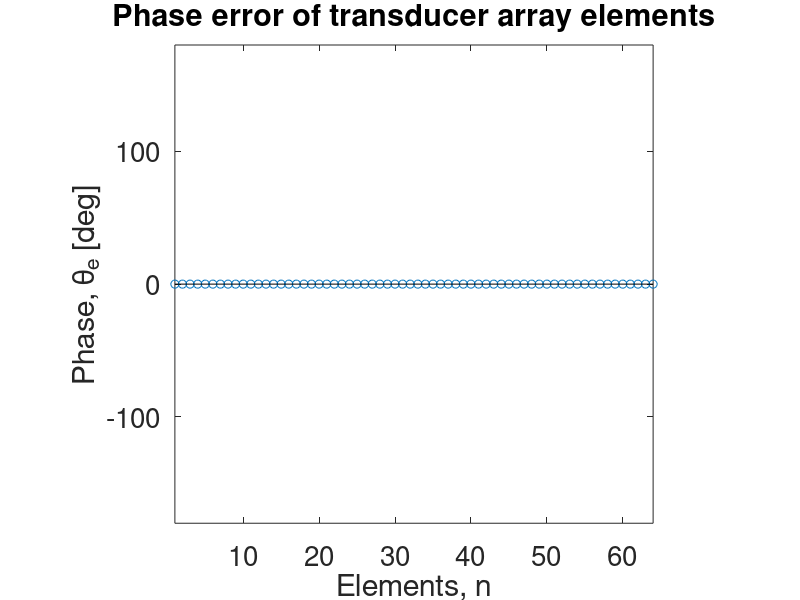
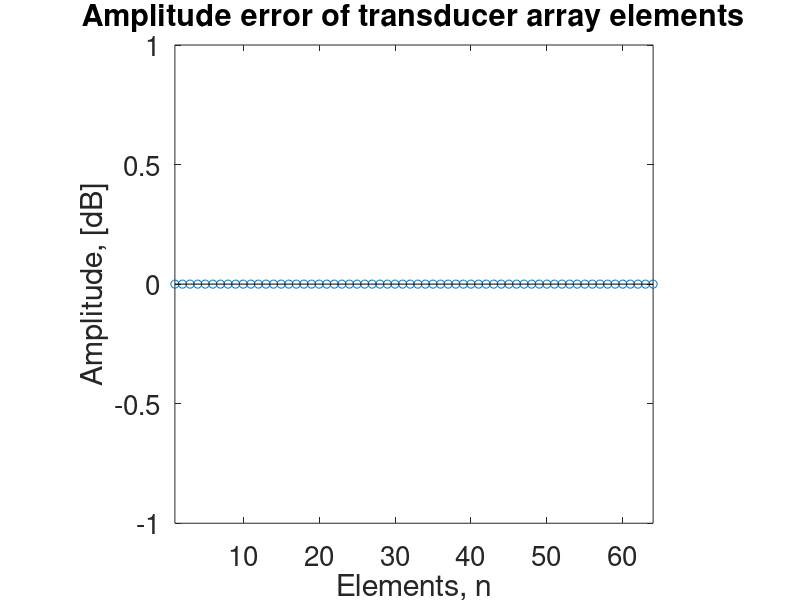
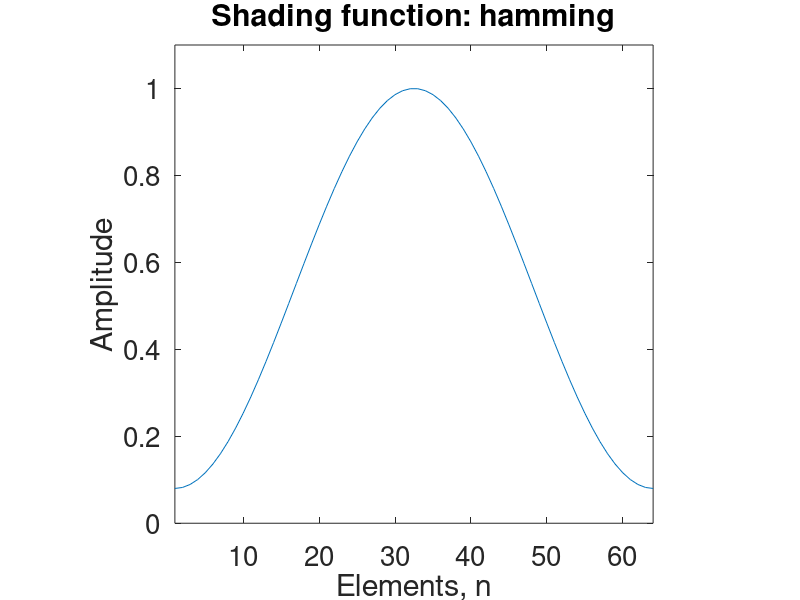
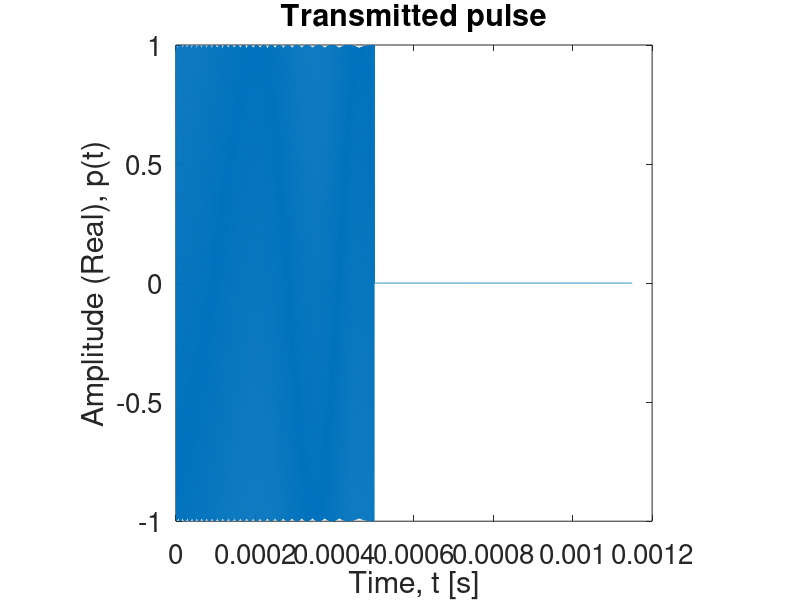

Reproduce these figures in MATLAB, in order.
%% PHASED-TRANSDUCER ARRAY MULTI-BEAM PATTERN SIMULATION
% This code simulates the multi-beam steering using a phased array.
% In the simulation, each angle beam angle is allocated a band of frequency
% within the operating bandwidth of the transducers. The transmit signal is
% a single pulse designed as the sum of multiple chirp signal with
% different carriers corresponding to the different elevation angles. The 
% effect of the number of transducers and other parameters on the
% beam-steering characteristics can also be investigated.

%% GENERAL OPTIONS
close all
clear all
clc

% Figure print options
szAxScale = 20;
szAxLabel = 20;
szAxLabel2 = 14;
figRes = '-r300';

% File output options
outpath = './';
filename = 'Radiation pattern';

% Beam pattern interpolation
beamInterp = 0;
interpFactor = 100;

% Near-field compensation option
nFieldComp = 1;

%% PULSE CONFIGURATION
c = 1500; % Speed of sound in water
fc = 400e3; % 420e3; % Centre frequency in Hz
B = 5e3; % Total available bandwidth
B0 = B/2; % Total baseband bandwidth
Tp = 500e-6; % Chirp pulse width

lambda_c = c/fc; % Wavelength at the centre frequency
lambda_max = c/(fc - B0); % Maximum wavelength
lambda_min = c/(fc + B0); % Minimum wavelength

%% SAMPLING CONFIGURATION

fs = 20*(fc+B0); % Temporal sampling rate
% fs = 5*B;
dt = 1/fs; % Temporal sampling interval

%% ARRAY AND SIMULTANEOUS BEAMS CONFIGURATION

N = 64; %100; % Number of transmit elements in the array
d = 12.5e-3;  %12.5e-3;  %20e-3;%10.6e-3;% 2*lambda_c; %Inter-element spacing
a = d; %3.8e-3;% Element width
D = d*(N-1)+a; % Aperture size

pha_error_type = 'none';
amp_error_type = 'none';
shading_function = 'hamming';

thetaScan_min = 2*asind(lambda_min/(2*(d))); % Maximum scanning angle at highest frequency
thetaScan_c = 2*asind(lambda_c/(2*(d))); % Maximum scanning angle at centre frequency
thetaScan_max = 2*asind(lambda_max/(2*(d))); % Maximum scanning angle at lowest frequency

nBeams = 1; % Number of simultaneous beams spanning the unambiguous scanning angle *Must be an odd number
beamThetas = 0;%linspace(-thetaScan_min/8, thetaScan_min/8, nBeams); % The beam angles
% beamThetas = [0];
delta_tau = (d/c)*sind(beamThetas); % Inter-element time delay for each steering angle
tau = (0:N-1).'*delta_tau; % Time-delay [N-by-nBeams] matrix

%% SUB-BANDS CONFIGURATION

nSubBands = nBeams;
subB = (B/nSubBands)*0.8;
subB0 = subB/2;

subfc = fc + (B/nSubBands)*(-(nSubBands-1)/2:(nSubBands-1)/2);

%% RESOLUTION
dX = c/(2*B);
subdX = c/(2*subB);

%% Array phase errors

phaErrorInt = [-pi/12 pi/12];

if strcmp(pha_error_type, 'none')
       phaErrorInt = [0 0];
end;
nFaultyElms = ceil(0.15*N); % Number of elements with phase errors

b1 = phaErrorInt(1);
b2 = phaErrorInt(2);

switch pha_error_type
    case 'none'
        pha_error = zeros(1,N); % No phase error on array
    case 'random'
        rng('shuffle');
        pha_error = b1 + (b2-b1)*rand(1,N); % Random phase errors within the specified interval
    case 'selected-random'
        rng('shuffle');
        faulty_elm = randi([1,N], nFaultyElms, 1);
        pherror = b1 + (b2-b1)*rand(1,nFaultyElms); % Random phase errors within the specified interval
        pha_error = zeros(1,N);
        pha_error(faulty_elm) = pherror;
    case 'equal'
        rng('shuffle');
        pha_error = (b1 + (b2-b1)*rand(1,1))*ones(1,N); % Random phase errors within the specified interval        
    otherwise
        pha_error = zeros(1,N); % No phase error on array
end;

figure('name','Phase error')
stem(1:N, (180/pi)*(pha_error));
title('Phase error of transducer array elements', 'fontsize', szAxLabel2)
xlabel('Elements, n', 'fontsize', szAxLabel)
ylabel('Phase, \theta_e [deg]', 'fontsize', szAxLabel)
ylim([-180 180]); xlim([1 N]);
h_fig=get(gcf,'CurrentAxes');
set(h_fig, 'fontsize', szAxScale);
axis 'square'

%% Array amplitude errors

ampErrorInt = [0.5 1];
b1 = ampErrorInt(1);
b2 = ampErrorInt(2);
nFaultyElms = ceil(0.80*N); % Number of elements with amplitude errors

if strcmp(amp_error_type, 'none')
       ampErrorInt = [1, 1];
end;
switch amp_error_type 
    case 'none'
        amp_error = ones(1,N); % No amplitude error on each transmit element
    case 'random'
        rng('shuffle');        
        amp_error = b1+(b2-b1)*rand(1,N); % Random amplitude error on transmit elements
    case 'selected-random'
        rng('shuffle');
        faulty_elm = randi([1,N], nFaultyElms, 1);
        aperror = b1 + (b2-b1)*rand(1,nFaultyElms); % Random amplitude errors within the specified interval
        amp_error = ones(1,N);
        amp_error(faulty_elm) = aperror;
    otherwise
        amp_error = ones(1,N); % No amplitude error on each transmit element
end;

% figure('name','Amplitude error')
% stem(1:N, amp_error);
% title('Amplitude error of transducer array elements', 'fontsize', szAxLabel2)
% xlabel('Elements, n', 'fontsize', szAxLabel)
% ylabel('Amplitude', 'fontsize', szAxLabel)
% ylim([0 2]); xlim([1 N]);
% h_fig=get(gcf,'CurrentAxes');
% set(h_fig, 'fontsize', szAxScale);
% axis 'square'

figure('name','Amplitude error in dB')
stem(1:N, 20*log10(amp_error));
title('Amplitude error of transducer array elements', 'fontsize', szAxLabel2)
xlabel('Elements, n', 'fontsize', szAxLabel)
ylabel('Amplitude, [dB]', 'fontsize', szAxLabel)
xlim([1 N]);
h_fig=get(gcf,'CurrentAxes');
set(h_fig, 'fontsize', szAxScale);
axis 'square'

%% Array shading function

switch shading_function
    case 'rect'
        w = ones(1,N);
        phi_d = asind(0.88*lambda_c/D); % 3-dB divergence angle of beam
    case 'hamming';
        w = hamming(N);
    case 'hann'
        w = hann(N);
    case 'blackman-harris'
        w = window(@blackmanharris,N);
    case 'triangle'
        w = window(@triang, N);
    case 'chebyshev'
        w = window(@chebwin, N, 100);
    otherwise
        w = ones(1,N);
        phi_d = asind(0.88*lambda_c/D); % 3-dB divergence angle of beam
end;

figure('name','Shading function')
plot(1:N, w);
title(['Shading function: ', shading_function], 'fontsize', szAxLabel)
xlabel('Elements, n', 'fontsize', szAxLabel)
ylabel('Amplitude', 'fontsize', szAxLabel)
ylim([0 1.1]); xlim([1 N]);
h_fig=get(gcf,'CurrentAxes');
set(h_fig, 'fontsize', szAxScale);
axis 'square';

%% SIMULATION PARAMETERS AND VECTORS

rFarField = D.^2/(lambda_c); % Far field distance
rFarField_min = D.^2/(lambda_max);
rFarField_max = D.^2/(lambda_min);

rSensing = 4; % Simulation range
rFocus = rSensing; % Focusing range for near field distance

dtheta = 0.05; % Angular acquisition interval in degrees
theta_start = -10;
theta_end = 10;
theta_scan = theta_end - theta_start;
m = ceil(theta_scan/dtheta); % Number of angular bins
vecTheta = theta_start + dtheta*(0:m-1); % Angular vector

Ts = rSensing/c - Tp; % Sampling start time
Te = rSensing/c + Tp*1.3; % Sampling end time
n = 2*ceil((Te - Ts)/(2*dt)); % Number of time samples
t = Ts + dt*(0:n-1); % Time vector

df = 1/(n*dt); % Frequency interval
f = df*(0:n-1); % Frequency vector

%% SIMULATION

beta = subfc - subB0;
K = subB0/Tp; % Chirp rate

%% The transmitted signal
% The transmitted signal from the reference transducer

td = t - Ts;
pt = zeros(1,n);

for i = 1:nBeams
    pha = 2*pi*(beta(i)*td + K*td.^2);
    pt = pt + exp(1j*pha).*(td>=0 & td <= Tp);
end;

figure('name','The transmitted pulse in the time domain')
plot(td,real(pt))
title('Transmitted pulse', 'fontsize', szAxLabel)
xlabel('Time, t [s]', 'fontsize', szAxLabel)
ylabel('Amplitude (Real), p(t)', 'fontsize', szAxLabel)
h_fig=get(gcf,'CurrentAxes');
set(h_fig, 'fontsize', szAxScale);
axis 'square'

figure('name','The magnitude spectrum of transmitted pulse')
plot(f, abs((fft(pt))))
title('Magnitude spectrum of transmitted pulse', 'fontsize', szAxLabel)
xlabel('Frequency, f [Hz]', 'fontsize', szAxLabel)
ylabel('Magnitude, |P(f)|', 'fontsize', szAxLabel)
h_fig=get(gcf,'CurrentAxes');
set(h_fig, 'fontsize', szAxScale);
axis 'square'; axis tight

% f = df*(-n/2:n/2-1);
% ptbb = zeros(1,n);
% for i = 1:nBeams
%     temp = pt.*exp(-1j*2*pi*subfc(i)*t); % Basebanding the transmitted signal
%     ftemp = fftshift(fft(temp));
%     ftemp = ftemp.*(abs(f) <= subB0);
%     temp = ifft(fftshift(ftemp));
%     ptbb = ptbb + temp;
% end;
% 
% figure('name','The baseband transmitted pulse in the time domain')
% plot(td,real(ptbb))
% title('Basebanded transmitted pulse', 'fontsize', szAxLabel)
% xlabel('Time, t [s]', 'fontsize', szAxLabel)
% ylabel('Amplitude (Real), p(t)', 'fontsize', szAxLabel)
% h_fig=get(gcf,'CurrentAxes');
% set(h_fig, 'fontsize', szAxScale);
% axis 'square'
% 
% figure('name','The magnitude spectrum of transmitted pulse')
% plot(f, abs(fftshift((fft(ptbb)))))
% title('Magnitude spectrum of basebanded transmitted pulse', 'fontsize', szAxLabel)
% xlabel('Frequency, f [Hz]', 'fontsize', szAxLabel)
% ylabel('Magnitude, |P(f)|', 'fontsize', szAxLabel)
% h_fig=get(gcf,'CurrentAxes');
% set(h_fig, 'fontsize', szAxScale);
% axis 'square'; axis tight

%% The received signal

st = zeros(m,n);
fprintf('Simulating the received signal at a distance of %0.2f m from array...\n', rSensing);
for i = 1:m
    i
    for l = 1:nBeams
        sti = zeros(1,n);
        
        for k = -N/2:N/2-1
            R = (rSensing.^2+(k*d).^2 - 2*rSensing*(k*d)*cosd(90 - vecTheta(i))).^0.5;

            % The total time delay consists of the wave propagation delay and 
            % the beam-steering delay for the given element
            td = t - tau(k+N/2+1,l) - R/c;

            % Extra time delay for near-field compensation
            if nFieldComp == 1
                td = td + (((k*d).^2/(2*rFocus))/c);
            end;

            pha = 2*pi*(beta(l)*td + K*td.^2);

            sti = sti + (amp_error(k+N/2+1) * exp(1j*pha_error(k+N/2+1)) * w(k+N/2+1) * exp(1j*pha) .*(td >= 0 & td <= Tp) );            
        end;
        
        st(i,:) = st(i,:) + sti;
    end;
end;
fprintf('Simulation complete...\n');

beamBin = 1;%(nBeams-1)/2+1;
theta_s = beamThetas(beamBin);
theta_slice = theta_s;
theta_bin = ceil((theta_slice - theta_start)/dtheta)+1;

figure
plot( t, real(st(theta_bin,:)) );
title(['Received signal at \theta = ',num2str(theta_slice),'^o'], 'fontsize', szAxLabel)
xlabel('Time, t [s]', 'fontsize', szAxLabel)
ylabel('Amplitude', 'fontsize', szAxLabel)
h_fig=get(gcf,'CurrentAxes');
set(h_fig, 'fontsize', szAxScale);
axis 'square'; axis tight

figure('name','The magnitude spectrum of received signal')
plot(df*(0:n-1), abs((fft(st(theta_bin,:)))))
title(['Magnitude spectrum of received signal at \theta = ', num2str(theta_slice), '^o'], 'fontsize', szAxLabel)
xlabel('Frequency, f [Hz]', 'fontsize', szAxLabel)
ylabel('Magnitude, |S(f)|', 'fontsize', szAxLabel)
h_fig=get(gcf,'CurrentAxes');
set(h_fig, 'fontsize', szAxScale);
axis 'square'; axis tight

G = real(st);
figure('name','Acquired ultrasound data')
colormap(hot)
imagesc(t,vecTheta,G);
title('Acquired signal at various angles', 'fontsize', szAxLabel2)
axis 'square'; axis 'xy'; colorbar;
xlabel('Time, t [s]', 'fontsize', szAxLabel)
ylabel('Angle, \theta [deg]', 'fontsize', szAxLabel)
h_fig=get(gcf,'CurrentAxes');
set(h_fig, 'fontsize', szAxScale);

%% RECEIVED SIGNAL BASEBANDING

% f = df*(-n/2:n/2-1);
% 
% for i = 1:m
%     temp1 = zeros(1,n);
%     for l = 1:nBeams
%         temp1 = temp1 + st(i,:).*exp(-1j*2*pi*subfc(l)*t);
% %         ftemp1 = fftshift(fft(temp1)).*(abs(f) <= subB0);
% %         temp1 = ifft(fftshift(ftemp1));
%     end;    
%     st(i,:) = temp1;
% end;
% 
% figure
% plot( t, real(st(theta_bin,:)) );
% title(['Received signal at \theta = ',num2str(theta_slice),'^o after basebanding'], 'fontsize', szAxLabel)
% xlabel('Time, t [s]', 'fontsize', szAxLabel)
% ylabel('Amplitude', 'fontsize', szAxLabel)
% h_fig=get(gcf,'CurrentAxes');
% set(h_fig, 'fontsize', szAxScale);
% axis 'square'; axis tight
% 
% figure('name','The magnitude spectrum of received signal after basebanding')
% plot(df*(-n/2:n/2-1), abs(fftshift((fft(st(theta_bin,:))))))
% title(['Magnitude spectrum of received signal at \theta = ', num2str(theta_slice), '^o after basebanding'], 'fontsize', szAxLabel)
% xlabel('Frequency, f [Hz]', 'fontsize', szAxLabel)
% ylabel('Magnitude, |S(f)|', 'fontsize', szAxLabel)
% h_fig=get(gcf,'CurrentAxes');
% set(h_fig, 'fontsize', szAxScale);
% axis 'square'; axis tight;
% 
% G = real(st);
% figure('name','Acquired ultrasound data after basebanding')
% colormap(hot)
% imagesc(t,vecTheta,G);
% title('Acquired signal at various angles after basebanding', 'fontsize', szAxLabel2)
% axis 'square'; axis 'xy'; colorbar;
% xlabel('Time, t [s]', 'fontsize', szAxLabel)
% ylabel('Angle, \theta [deg]', 'fontsize', szAxLabel)
% h_fig=get(gcf,'CurrentAxes');
% set(h_fig, 'fontsize', szAxScale);
% 

%% RECEIVED SIGNAL PROCESSING
% A beam dependent matched filter is applied to the received signal

f = df*(0:n-1);
td = t - Ts - (rSensing/c - Ts);

dataStack = zeros(m,n,nBeams);
for l = 1:nBeams    
    pha = 2*pi*(beta(l)*td + K*td.^2);
    pt = exp(1j*pha).*(td>=0 & td <= Tp);
    
    s0b = pt;
    fs0b = fft(s0b);
    
%     if l == beamBin
%         figure('name','The transmitted pulse in the time domain')
%         plot(td,real(pt))
%         title('Transmitted pulse', 'fontsize', szAxLabel)
%         xlabel('Time, t [s]', 'fontsize', szAxLabel)
%         ylabel('Amplitude (Real), p(t)', 'fontsize', szAxLabel)
%         h_fig=get(gcf,'CurrentAxes');
%         set(h_fig, 'fontsize', szAxScale);
%         axis 'square'
%         
%         figure('name','The magnitude spectrum of transmitted pulse')
%         plot(f, abs(fs0b))
%         title('Magnitude spectrum of transmitted pulse', 'fontsize', szAxLabel)
%         xlabel('Frequency, f [Hz]', 'fontsize', szAxLabel)
%         ylabel('Magnitude, |P(f)|', 'fontsize', szAxLabel)
%         h_fig=get(gcf,'CurrentAxes');
%         set(h_fig, 'fontsize', szAxScale);
%         axis 'square'; axis tight
%     end;
    
    fsb = (fft(st.')).';
    fsmb = fsb.*(ones(m,1)*conj(fs0b)); % Matched filtering and windowing
%     fsmb = fsmb.*(ones(m,1)*(abs(f) <= subB0));
%     smb = fftshift((ifft(fsmb.')).',2);

    smb = (ifft(fsmb.')).';
    smb = smb.*(ones(m,1)*exp(-1j*2*pi*subfc(l)*t)); % Basebanding
    smb = fftshift(smb, 2);
    
    dataStack(:,:,l) = smb;
end;

tm=(rSensing/c)+dt*(-n/2:n/2-1); % Fast-time array after matched filtering

G=abs(squeeze(dataStack(:,:,beamBin)));
xg=max(max(G)); ng=min(min(G)); cg=255/(xg-ng);

figure('name', 'SAS signal after range compression')
colormap(hot(256))
imagesc(c*tm, vecTheta, G);
title(['Pressure intensity variation with angle at the sensing range at \theta = ', num2str(theta_slice), '^o'], 'fontsize', szAxLabel2)
xlabel('Range, ct [m]', 'fontsize', szAxLabel)
ylabel('Angle, \theta [deg]','fontsize', szAxLabel)
h_fig=get(gcf,'CurrentAxes');
set(h_fig, 'fontsize', szAxScale);
axis('square'); axis('xy'); colorbar

% figure('name','Received signal at boresight after matched filtering');
% plot(c*tm, G(theta_bin,:))
% title(['Magnitude of match filtered signal at \theta = ', num2str(theta_slice), '^o'], 'fontsize', szAxLabel)
% xlabel('Range, ct [m]', 'fontsize', szAxLabel)
% ylabel('Amplitude, s_m(t)', 'fontsize', szAxLabel)
% h_fig=get(gcf,'CurrentAxes');
% set(h_fig, 'fontsize', szAxScale);
% axis 'square'; axis tight

%% BEAM PATTERN EXTRACTION
% The values of the processed signal over the scan angle at the sensing
% range are extracted.

act_Beam = zeros(m,nBeams);
act_Beam_normalised = zeros(m,nBeams);
aB = zeros(1, m);
smb = zeros(m,n);
for l = 1:nBeams
    act_Beam(:,l) = abs(dataStack(:,n/2+1,l)).';
    act_Beam_normalised(:,l) = act_Beam(:,l)./max(act_Beam(:,l));
    aB = aB+ act_Beam(:,l).';
    
    smb = smb + squeeze(dataStack(:,:,l));
end;

G=abs(smb);
xg=max(max(G)); ng=min(min(G)); cg=255/(xg-ng);

figure('name', 'Combined pressure pattern')
colormap(hot(256))
imagesc(c*tm, vecTheta, G);
title('Combined pressure intensity variation with angle at the sensing range', 'fontsize', szAxLabel2)
xlabel('Range, ct [m]', 'fontsize', szAxLabel)
ylabel('Angle, \theta [deg]','fontsize', szAxLabel)
h_fig=get(gcf,'CurrentAxes');
set(h_fig, 'fontsize', szAxScale);
axis('square'); axis('xy'); colorbar

aB_normalised = aB./(max(aB));
aB_dB = 20*log10(aB_normalised);

figure('name','Measured radiation pattern without interpolation')
plot(vecTheta, aB_dB)
title(['Radiation pattern at R = ',num2str(rSensing),'m (Far-field distance = ',num2str(rFarField,4),'m) with amp-error = ', num2str(20*log10(ampErrorInt(1)),2), 'dB;', char(10),'phase-error = +-', num2str(180/pi*phaErrorInt(2)), '^o; window = ', shading_function ], 'fontsize', szAxLabel2)
xlabel('Angle, \theta [deg]', 'fontsize', szAxLabel)
ylabel('Normalized level, [dB]', 'fontsize', szAxLabel)
axis 'square'; axis 'tight'
h_fig=get(gcf,'CurrentAxes');
set(h_fig, 'fontsize', szAxScale);


act_Beam_dB = 20*log10(act_Beam_normalised);
threedB_level = -3;

if beamInterp == 1
    interpBeam = real(interp(act_Beam,interpFactor));
    interpBeamNorm = interpBeam./max(interpBeam);
    interpBeamdB = 20*log10(interpBeamNorm);
    newVecTheta = theta_start + (dtheta)/interpFactor*(0:length(interpBeam)-1); % Angular vector

    figure('name','Measured radiation pattern - dB scale')
    plot(newVecTheta, interpBeamdB)
    title(['Radiation pattern at R = ',num2str(rSensing),'m (Far-field distance = ',num2str(rFarField,4),'m)',char(10),' with amp-error = ', num2str(20*log10(ampErrorInt(1)),2), 'dB; phase-error = +-', num2str(180/pi*phaErrorInt(2)), '^o; window = ', shading_function ], 'fontsize', szAxLabel2)
    xlabel('Angle, \theta [deg]', 'fontsize', szAxLabel)
    ylabel('Normalized level, [dB]', 'fontsize', szAxLabel)
    axis 'square'; axis 'tight';
    h_fig=get(gcf,'CurrentAxes');
    set(h_fig, 'fontsize', szAxScale);
    print('-dpdf', figRes, [outpath filename])
    print('-dpng', figRes, [outpath filename])

    figure('name','Measured radiation pattern - Polar plot')
    polar(newVecTheta*pi/180, interpBeamNorm)
    title(['Radiation pattern at ', num2str(rSensing,3), ' m'], 'fontsize', szAxLabel)
    axis 'square'; %axis tight
    h_fig=get(gcf,'CurrentAxes');
    set(h_fig, 'fontsize', szAxScale);
    
%     threedB_points = [ newVecTheta(find(real(interpBeamdB) >= threedB_level, 1, 'first')),...
%         newVecTheta(find(real(interpBeamdB) >= threedB_level, 1, 'last')) ];
%     beamwidth = threedB_points(2) - threedB_points(1);
% 
%     fprintf('Theoretical beamwidth = %.2f deg\n', phi_d);
%     fprintf('Measured beamwidth = %.2f deg\n', beamwidth);
else
    figure('name','Measured radiation pattern without interpolation')
    plot(vecTheta, act_Beam_dB)
    title(['Radiation pattern at R = ',num2str(rSensing),'m (Far-field distance = ',num2str(rFarField,4),'m) with amp-error = ', num2str(20*log10(ampErrorInt(1)),2), 'dB;', char(10),'phase-error = +-', num2str(180/pi*phaErrorInt(2)), '^o; window = ', shading_function ], 'fontsize', szAxLabel2)
    xlabel('Angle, \theta [deg]', 'fontsize', szAxLabel)
    ylabel('Normalized level, [dB]', 'fontsize', szAxLabel)
    axis 'square'; axis 'tight'
    h_fig=get(gcf,'CurrentAxes');
    set(h_fig, 'fontsize', szAxScale);
%     print('-dpdf', figRes, [outpath filename])
%     print('-dpng', figRes, [outpath filename])

%     figure('name','Measured radiation pattern - Polar plot')
%     polar(vecTheta*pi/180, act_Beam_normalised)
%     title(['Radiation pattern at ', num2str(rSensing,3), ' m'], 'fontsize', szAxLabel)
%     axis 'square'; %axis tight
%     h_fig=get(gcf,'CurrentAxes');
%     set(h_fig, 'fontsize', szAxScale);
    
%     threedB_points = [ vecTheta(find(act_Beam_dB >= threedB_level, 1, 'first')),...
%         vecTheta(find(act_Beam_dB >= threedB_level, 1, 'last')) ];
%     beamwidth = threedB_points(2) - threedB_points(1);
% 
%     fprintf('Theoretical beamwidth = %.2f deg\n', phi_d);
%     fprintf('Measured beamwidth = %.2f deg\n', beamwidth);    
end;

if nFieldComp == 1
    focusingDepth = [1/(1/rFocus+1/rFarField) 1/(1/rFocus - 1/rFarField)];
    fprintf('Depth of focus: %.2f m to %.2f m\n', focusingDepth(1), focusingDepth(2));
end;